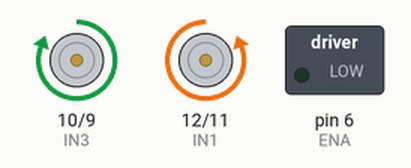
The sketch below on a simulated Arduino Uno, built with avr-gcc and run on an emulated ATmega328P. Shown: motor-driver pin pairs drawn as motors (green arrow = first pin HIGH = forward, orange = second pin HIGH = backward, longer = more drive), switched loads named in the sketch (green lamp = pin HIGH).

Above: at 0.1 s.
At 1.1 s:
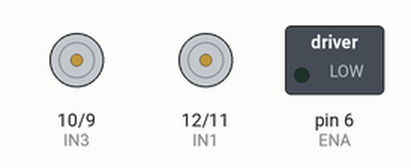
Timing chart, 0 to 2.6 s (numbered marks = the images above):
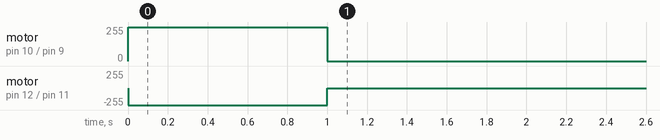

The sketch:

motor_test.ino
```cpp
int IN1 = 12;
int IN2 = 11;
int IN3 = 10;
int IN4 = 9;
int ENA = 6; //Turn motor on off

void setup() {
  testingRun();
}

void loop() {
}

void testingRun(){
  pinMode(IN1, OUTPUT);
  pinMode(IN2, OUTPUT);
  pinMode(IN3, OUTPUT);
  pinMode(IN4, OUTPUT);
  pinMode(ENA, OUTPUT);

  // Left motor forward
  digitalWrite(IN1, LOW);
  digitalWrite(IN2, HIGH);

  // Right motor forward
  digitalWrite(IN3, HIGH);
  digitalWrite(IN4, LOW);

  delay(1000);

  // Stop all motors
  digitalWrite(IN1, LOW);
  digitalWrite(IN2, LOW);
  digitalWrite(IN3, LOW);
  digitalWrite(IN4, LOW);
  digitalWrite(ENA, LOW);
}
```

main.cpp
```cpp
// ===========================================================================
//  LEFT MOTOR REVERSE DIAGNOSTIC
//  Isolates the left motor (IN3=10, IN4=9, enabled by ENB=5) and cycles it:
//      FORWARD 2s  ->  STOP 1s  ->  REVERSE 2s  ->  STOP 1s  ->  repeat
//
//  Forward is already known to work; reverse is the failing case. While each
//  phase runs, the Serial monitor prints which pin should be HIGH so you can
//  probe with a multimeter and find where the signal dies.
//
//  WHAT TO MEASURE during the REVERSE phase (IN4 / pin 9 should be HIGH):
//    1) Arduino pin 9   -> expect ~5V.  If 0V  => Arduino pin 9 is dead.
//    2) L298N IN4 input -> expect ~5V.  5V at pin 9 but 0V here => broken wire.
//    3) L298N OUT3/OUT4 (the two terminals going to the left motor):
//         FORWARD phase: one terminal high, other low (motor spins).
//         REVERSE phase: they should SWAP. If they DON'T swap while IN4=5V
//         => the L298N's IN4/OUT4 channel is blown (replace the L298N).
// ===========================================================================

#include <Arduino.h>

const int IN3 = 10;  // left motor input A
const int IN4 = 9;   // left motor input B  (HIGH only in reverse)
const int ENB = 5;   // left motor enable (PWM)

void leftStop() {
  digitalWrite(IN3, LOW);
  digitalWrite(IN4, LOW);
  analogWrite(ENB, 0);
}

void setup() {
  pinMode(IN3, OUTPUT);
  pinMode(IN4, OUTPUT);
  pinMode(ENB, OUTPUT);
  Serial.begin(9600);
  Serial.println("LEFT MOTOR REVERSE DIAGNOSTIC");
}

void loop() {
  // FORWARD: IN3 HIGH, IN4 LOW  (known-good baseline)
  Serial.println(">>> FORWARD  : pin10(IN3)=HIGH  pin9(IN4)=LOW   (should spin)");
  digitalWrite(IN3, HIGH);
  digitalWrite(IN4, LOW);
  analogWrite(ENB, 200);
  delay(2000);

  Serial.println("    stop");
  leftStop();
  delay(1000);

  // REVERSE: IN3 LOW, IN4 HIGH  (the failing case -- probe pin 9 / IN4 / OUT4 now)
  Serial.println(">>> REVERSE  : pin10(IN3)=LOW   pin9(IN4)=HIGH  (probe here!)");
  digitalWrite(IN3, LOW);
  digitalWrite(IN4, HIGH);
  analogWrite(ENB, 200);
  delay(2000);

  Serial.println("    stop");
  leftStop();
  delay(1000);
}
```
